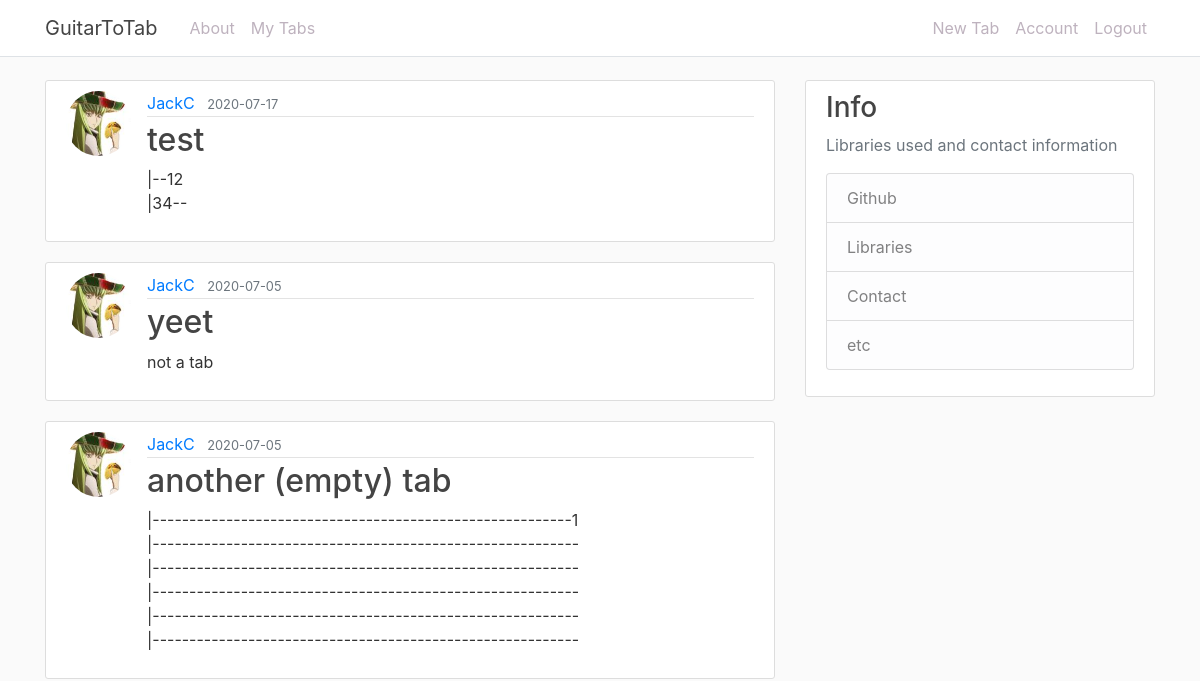
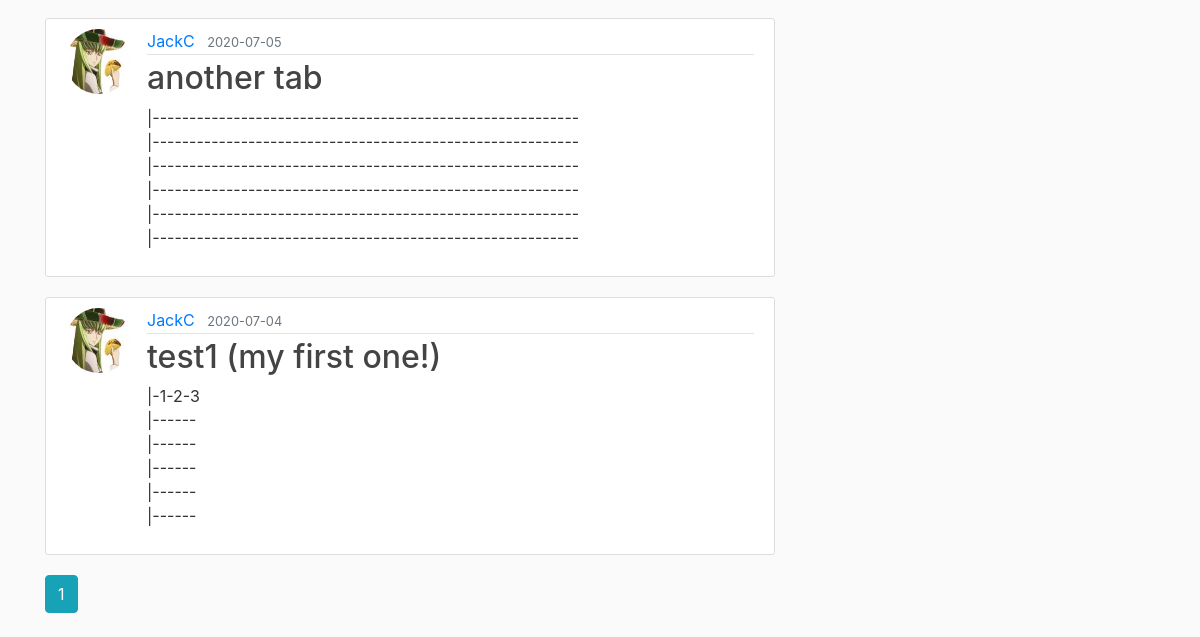
The app's page /my_tabs (signed in), older data (2 pictures, top to bottom).
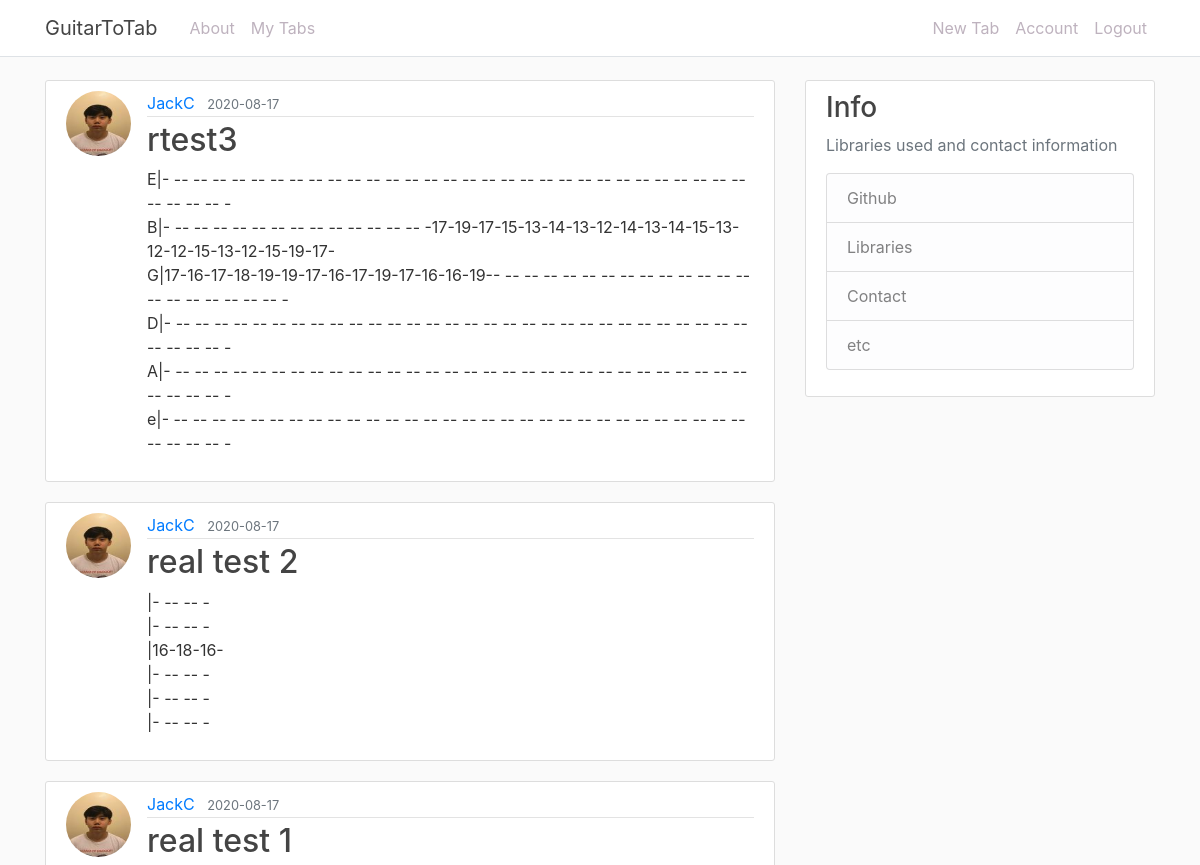
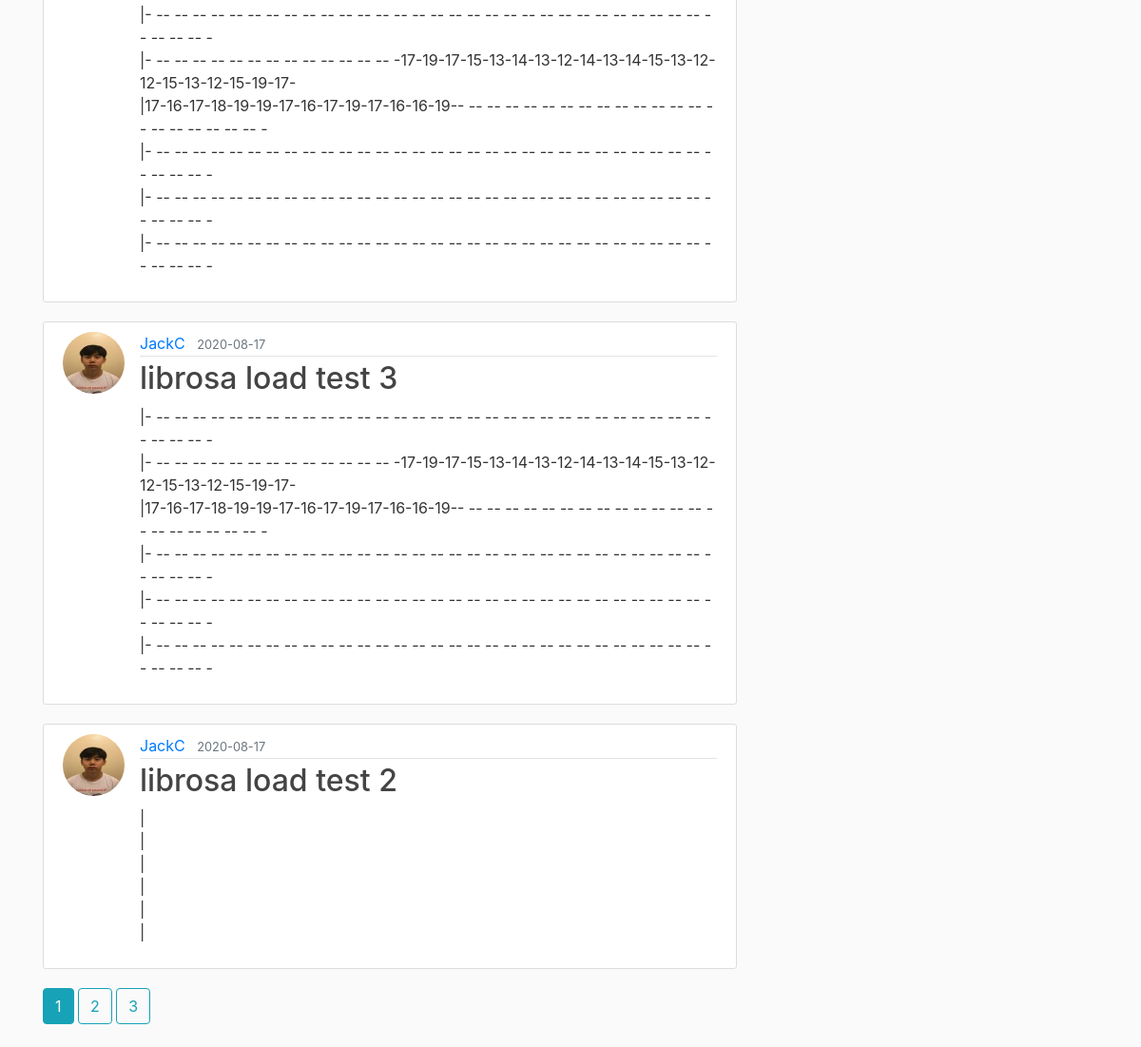
The same page, newer data (2 pictures, top to bottom).
### guitartotab/models.py (models this page shows, shortened)
class Tab(db.Model):
    id = db.Column(db.Integer, primary_key=True)
    title = db.Column(db.String(100), nullable=False)
    date_posted = db.Column(db.DateTime, nullable=False, default=datetime.utcnow)
    content = db.Column(db.Text, nullable=False)
    user_id = db.Column(db.Integer, db.ForeignKey('user.id'), nullable=False)

class User(db.Model, UserMixin):
    id = db.Column(db.Integer, primary_key=True)
    username = db.Column(db.String(20), unique=True, nullable=False)
    email = db.Column(db.String(120), unique=True, nullable=False)
    image_file = db.Column(db.String(20), nullable=False, default='default.jpg')
    password = db.Column(db.String(60), nullable=False)
    tabs = db.relationship('Tab', backref='author', lazy=True)

### guitartotab/main/routes.py (the view)
@main.route('/my_tabs')
@login_required
def my_tabs():
    page = request.args.get('page', 1, type=int)
    user = current_user
    tabs = Tab.query.filter_by(author=user).order_by(Tab.date_posted.desc()).paginate(page=page,per_page=5)
    return render_template('home.html', title='My Tabs', tabs=tabs)

### guitartotab/models.py (called while the page is built)
@login_manager.user_loader
def load_user(user_id):
    return User.query.get(int(user_id))

### guitartotab/templates/home.html
{% extends "base.html" %}
{% block content %}
    {% if tabs.items %}
      {% for tab in tabs.items %}
          <article class="media content-section">
            <img class="rounded-circle article-img" src="{{ url_for('static', filename='profile_pics/' + tab.author.image_file) }}">
            <div class="media-body">
              <div class="article-metadata">
                <a class="mr-2" href="#">{{ tab.author.username }}</a>
                <small class="text-muted">{{ tab.date_posted.strftime('%Y-%m-%d') }}</small>
              </div>
              <h2><a class="article-title" href="{{ url_for('tabs.tab', tab_id=tab.id) }}">{{ tab.title }}</a></h2>
              <p class="article-content">{{ tab.content }}</p>
            </div>
          </article>
      {% endfor %}
      {% for page_num in tabs.iter_pages(left_edge=1, right_edge=1, left_current=1, right_current=2) %}
          {% if page_num %}
            {% if tabs.page == page_num %}
              <a class="btn btn-info mb-4" href="{{ url_for('main.my_tabs', page=page_num) }}">{{ page_num }}</a>
            {% else %}
              <a class="btn btn-outline-info mb-4" href="{{ url_for('main.my_tabs', page=page_num) }}">{{ page_num }}</a>
            {% endif %}
          {% else %}
            ...
          {% endif %}
      {% endfor %}
    {% else %}
      <h1>There seem to be nothing here...</h1>
    {% endif %}
{% endblock content %}

### guitartotab/templates/base.html (shortened to what this page needs)
<!DOCTYPE html>
<html>
<head>
    <link rel="stylesheet" href="https://maxcdn.bootstrapcdn.com/bootstrap/4.0.0/css/bootstrap.min.css">
    <link rel="stylesheet" type="text/css" href="{{ url_for('static', filename='main.css') }}">
</head>
<body>
    <header class="site-header">
        <nav class="navbar navbar-expand-md navbar-dark bg-steel fixed-top border-bottom">
          <div class="container">
            {% if current_user.is_authenticated %}
              <a class="navbar-brand mr-4" href="/my_tabs">GuitarToTab</a>
            {% else %}
              <a class="navbar-brand mr-4" href="/landing">GuitarToTab</a>
            {% endif %}
            <div class="collapse navbar-collapse" id="navbarToggle">
              <div class="navbar-nav mr-auto">
                {% if current_user.is_authenticated %}
                  <a class="nav-item nav-link" href="{{ url_for('main.about') }}">About</a>
                  <a class="nav-item nav-link" href="{{ url_for('main.my_tabs') }}">My Tabs</a>
                {% else %}
                  <a class="nav-item nav-link" href="{{ url_for('main.about') }}">About</a>
                {% endif %}
              </div>
              <div class="navbar-nav">
                {% if current_user.is_authenticated %}
                  <a class="nav-item nav-link" href="{{ url_for('tabs.new_tabs') }}">New Tab</a>
                  <a class="nav-item nav-link" href="{{ url_for('users.account') }}">Account</a>
                  <a class="nav-item nav-link" href="{{ url_for('users.logout') }}">Logout</a>
                {% else %}
                  <a class="nav-item nav-link" href="{{ url_for('users.login') }}">Login</a>
                  <a class="nav-item nav-link" href="{{ url_for('users.register') }}">Register</a>
                {% endif %}
              </div>
            </div>
          </div>
        </nav>
     </header>
     <main role="main" class="container">
      <div class="row">
        <div class="col-md-8">
          {% block content %}{% endblock %}
        </div>
        <div class="col-md-4">
          <div class="content-section">
            <h3>Info</h3>
            <p class='text-muted'> Libraries used and contact information
              <ul class="list-group">
                <li class="list-group-item list-group-item-light">Github</li>
                <li class="list-group-item list-group-item-light">Libraries</li>
                <li class="list-group-item list-group-item-light">Contact</li>
                <li class="list-group-item list-group-item-light">etc</li>
              </ul>
            </p>
          </div>
        </div>
      </div>
    </main>
</body>
</html>

### guitartotab/static/main.css (style rules this page uses)
body { background: #fafafa; color: #333333; margin-top: 5rem; font-family: -apple-system, BlinkMacSystemFont, 'Segoe UI', Roboto, Oxygen, Ubuntu, Cantarell, 'Open Sans', 'Helvetica Neue', sans-serif; }
h1, h2, h3, h4, h5, h6 { color: #444444; }
.container .navbar-brand { color: #444444; }
.bg-steel { background-color: #ffffff; }
.site-header .navbar-nav .nav-link { color: #beb2be; }
.content-section { background: #ffffff; padding: 10px 20px; border: 1px solid #dddddd; border-radius: 3px; margin-bottom: 20px; }
.article-title { color: #444444; }
.article-content { white-space: pre-line; }
.article-img { height: 65px; width: 65px; margin-right: 16px; }
.article-metadata { padding-bottom: 1px; margin-bottom: 4px; border-bottom: 1px solid #e3e3e3 }

Row changes from the older to the newer data that the page shows:
no longer on this page (row unchanged): Tab: image_file (picture), author.username "JackC", date_posted "2020-07-17", title "test", content "|--12 |34--"
no longer on this page (row unchanged): Tab: image_file (picture), author.username "JackC", date_posted "2020-07-05", title "yeet", content "not a tab"
no longer on this page (row unchanged): Tab: image_file (picture), author.username "JackC", date_posted "2020-07-05", title "another (empty) tab", content "|---------------------------------------------------------1 |---------------------------------------------------------- |---------------------------------------------------------- |---------------------------------------------------------- |---------------------------------------------------------- |----------------------------------------------------------"
no longer on this page (row unchanged): Tab: image_file (picture), author.username "JackC", date_posted "2020-07-05", title "another tab", content "|---------------------------------------------------------- |---------------------------------------------------------- |---------------------------------------------------------- |---------------------------------------------------------- |---------------------------------------------------------- |----------------------------------------------------------"
no longer on this page (row unchanged): Tab: image_file (picture), author.username "JackC", date_posted "2020-07-04", title "test1 (my first one!)", content "|-1-2-3 |------ |------ |------ |------ |------"
added Tab: image_file (picture), author.username "JackC", date_posted "2020-08-17", title "rtest3", content "E|- -- -- -- -- -- -- -- -- -- -- -- -- -- -- -- -- -- -- -- -- -- -- -- -- -- -- -- -- -- -- -- -- -- -- - B|- -- -- -- -- -- -- -- -- -- -- -- -- -- -17-19-17-15-13-14-13-12-14-13-14-15-13-12-12-15-13-12-15-19-17- G|17-16-17-18-19-19-17-16-17-19-17-16-16-19-- -- -- -- -- -- -- -- -- -- -- -- -- -- -- -- -- -- -- -- -- - D|- -- -- -- -- -- -- -- -- -- -- -- -- -- -- -- -- -- -- -- -- -- -- -- -- -- -- -- -- -- -- -- -- -- -- - A|- -- -- -- -- -- -- -- -- -- -- -- -- -- -- -- -- -- -- -- -- -- -- -- -- -- -- -- -- -- -- -- -- -- -- - e|- -- -- -- -- -- -- -- -- -- -- -- -- -- -- -- -- -- -- -- -- -- -- -- -- -- -- -- -- -- -- -- -- -- -- -"
added Tab: image_file (picture), author.username "JackC", date_posted "2020-08-17", title "real test 2", content "|- -- -- - |- -- -- - |16-18-16- |- -- -- - |- -- -- - |- -- -- -"
added Tab: image_file (picture), author.username "JackC", date_posted "2020-08-17", title "real test 1", content "|- -- -- -- -- -- -- -- -- -- -- -- -- -- -- -- -- -- -- -- -- -- -- -- -- -- -- -- -- -- -- -- -- -- -- - |- -- -- -- -- -- -- -- -- -- -- -- -- -- -17-19-17-15-13-14-13-12-14-13-14-15-13-12-12-15-13-12-15-19-17- |17-16-17-18-19-19-17-16-17-19-17-16-16-19-- -- -- -- -- -- -- -- -- -- -- -- -- -- -- -- -- -- -- -- -- - |- -- -- -- -- -- -- -- -- -- -- -- -- -- -- -- -- -- -- -- -- -- -- -- -- -- -- -- -- -- -- -- -- -- -- - |- -- -- -- -- -- -- -- -- -- -- -- -- -- -- -- -- -- -- -- -- -- -- -- -- -- -- -- -- -- -- -- -- -- -- - |- -- -- -- -- -- -- -- -- -- -- -- -- -- -- -- -- -- -- -- -- -- -- -- -- -- -- -- -- -- -- -- -- -- -- -"
added Tab: image_file (picture), author.username "JackC", date_posted "2020-08-17", title "librosa load test 3", content "|- -- -- -- -- -- -- -- -- -- -- -- -- -- -- -- -- -- -- -- -- -- -- -- -- -- -- -- -- -- -- -- -- -- -- - |- -- -- -- -- -- -- -- -- -- -- -- -- -- -17-19-17-15-13-14-13-12-14-13-14-15-13-12-12-15-13-12-15-19-17- |17-16-17-18-19-19-17-16-17-19-17-16-16-19-- -- -- -- -- -- -- -- -- -- -- -- -- -- -- -- -- -- -- -- -- - |- -- -- -- -- -- -- -- -- -- -- -- -- -- -- -- -- -- -- -- -- -- -- -- -- -- -- -- -- -- -- -- -- -- -- - |- -- -- -- -- -- -- -- -- -- -- -- -- -- -- -- -- -- -- -- -- -- -- -- -- -- -- -- -- -- -- -- -- -- -- - |- -- -- -- -- -- -- -- -- -- -- -- -- -- -- -- -- -- -- -- -- -- -- -- -- -- -- -- -- -- -- -- -- -- -- -"
added Tab: image_file (picture), author.username "JackC", date_posted "2020-08-17", title "librosa load test 2", content "| | | | | |"
Text that changed along with them:
new list line: "2"
new list line: "3"
